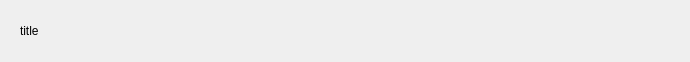
<?xml version="1.0" encoding="UTF-8"?>
<ui version="4.0">
 <class>Form</class>
 <widget class="QWidget" name="Form">
  <property name="geometry">
   <rect>
    <x>0</x>
    <y>0</y>
    <width>690</width>
    <height>62</height>
   </rect>
  </property>
  <property name="windowTitle">
   <string>Form</string>
  </property>
  <widget class="QWidget" name="horizontalLayoutWidget">
   <property name="geometry">
    <rect>
     <x>0</x>
     <y>0</y>
     <width>691</width>
     <height>61</height>
    </rect>
   </property>
   <layout class="QHBoxLayout" name="horizontalLayout" stretch="0,3,16,1,0">
    <property name="spacing">
     <number>6</number>
    </property>
    <property name="leftMargin">
     <number>0</number>
    </property>
    <property name="rightMargin">
     <number>0</number>
    </property>
    <item>
     <spacer name="horizontalSpacer_3">
      <property name="orientation">
       <enum>Qt::Horizontal</enum>
      </property>
      <property name="sizeHint" stdset="0">
       <size>
        <width>20</width>
        <height>20</height>
       </size>
      </property>
     </spacer>
    </item>
    <item>
     <widget class="QLabel" name="lb_info_title">
      <property name="text">
       <string>title</string>
      </property>
     </widget>
    </item>
    <item>
     <spacer name="horizontalSpacer">
      <property name="orientation">
       <enum>Qt::Horizontal</enum>
      </property>
      <property name="sizeHint" stdset="0">
       <size>
        <width>40</width>
        <height>20</height>
       </size>
      </property>
     </spacer>
    </item>
    <item>
     <widget class="QLabel" name="lb_more_icon">
      <property name="text">
       <string/>
      </property>
     </widget>
    </item>
    <item>
     <spacer name="horizontalSpacer_2">
      <property name="orientation">
       <enum>Qt::Horizontal</enum>
      </property>
      <property name="sizeHint" stdset="0">
       <size>
        <width>20</width>
        <height>20</height>
       </size>
      </property>
     </spacer>
    </item>
   </layout>
  </widget>
 </widget>
 <resources/>
 <connections/>
</ui>
